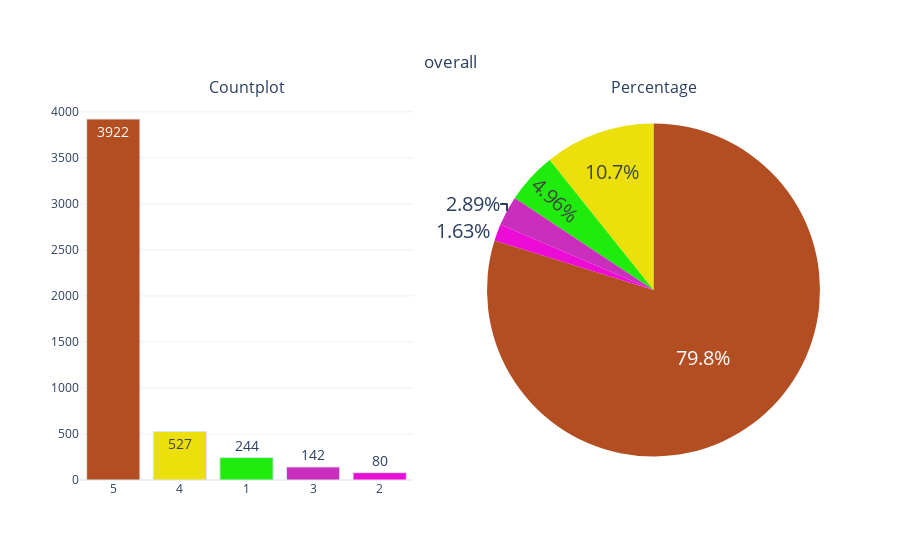

Here is the notebook cell this chart was saved with:
### Code cell
from plotly.subplots import make_subplots
import plotly.graph_objects as go
from plotly.offline import iplot

constraints = ['#B34D22', '#EBE00C', '#1FEB0C', '#C92EBC', '#EB0CD5']

def categorical_variable_summary(df, column_name):
    fig = make_subplots(rows=1, cols=2,
                        subplot_titles=('Countplot', 'Percentage'),
                        specs=[[{"type": "xy"}, {'type': 'domain'}]])

    fig.add_trace(go.Bar(y=df[column_name].value_counts().values.tolist(),
                         x=[str(i) for i in df[column_name].value_counts().index],
                         text=df[column_name].value_counts().values.tolist(),
                         textfont=dict(size=14),
                         name=column_name,
                         textposition='auto',
                         showlegend=False,
                         marker=dict(color=constraints,
                                     line=dict(color='#DBE6EC', width=1))),
                  row=1, col=1)

    fig.add_trace(go.Pie(labels=df[column_name].value_counts().keys(),
                         values=df[column_name].value_counts().values,
                         textfont=dict(size=20),
                         textposition='auto',
                         showlegend=False,
                         name=column_name,
                         marker=dict(colors=constraints)),
                  row=1, col=2)

    fig.update_layout(title={'text': column_name,
                             'y': 0.9,
                             'x': 0.5,
                             'xanchor': 'center',
                             'yanchor': 'top'},
                      template='plotly_white')
    iplot(fig)

# Example usage:
categorical_variable_summary(df, 'overall')

### Figure 1 — Plotly figure (JSON) as saved in the notebook; plotly's stock layout.template omitted (floating-point values rounded to 4 significant figures)
{"data": [{"marker": {"color": ["#B34D22", "#EBE00C", "#1FEB0C", "#C92EBC", "#EB0CD5"], "line": {"color": "#DBE6EC", "width": 1}}, "name": "overall", "showlegend": false, "text": ["3922", "527", "244", "142", "80"], "textfont": {"size": 14}, "textposition": "auto", "x": ["5", "4", "1", "3", "2"], "xaxis": "x", "y": [3922, 527, 244, 142, 80], "yaxis": "y", "type": "bar"}, {"domain": {"x": [0.55, 1], "y": [0, 1]}, "labels": [5, 4, 1, 3, 2], "marker": {"colors": ["#B34D22", "#EBE00C", "#1FEB0C", "#C92EBC", "#EB0CD5"]}, "name": "overall", "showlegend": false, "textfont": {"size": 20}, "textposition": "auto", "values": [3922, 527, 244, 142, 80], "type": "pie"}], "layout": {"annotations": [{"font": {"size": 16}, "showarrow": false, "text": "Countplot", "x": 0.225, "xanchor": "center", "xref": "paper", "y": 1, "yanchor": "bottom", "yref": "paper"}, {"font": {"size": 16}, "showarrow": false, "text": "Percentage", "x": 0.775, "xanchor": "center", "xref": "paper", "y": 1, "yanchor": "bottom", "yref": "paper"}], "title": {"text": "overall", "x": 0.5, "xanchor": "center", "y": 0.9, "yanchor": "top"}, "xaxis": {"anchor": "y", "domain": [0, 0.45]}, "yaxis": {"anchor": "x", "domain": [0, 1]}}}
